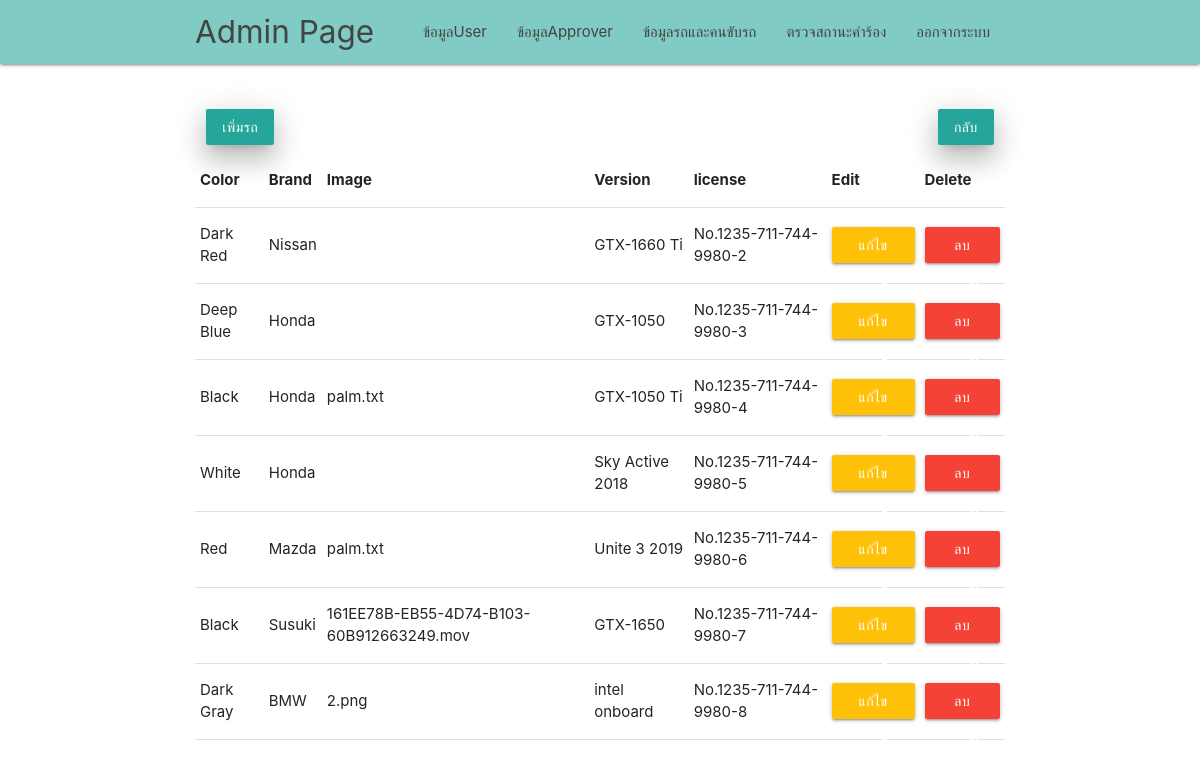
Page /admin/show_car.php (signed in) on the committed database.
### tables this page shows
CREATE TABLE `car` (
  `id` int(11) NOT NULL,
  `driver_id` int(11) DEFAULT NULL,
  `color` text NOT NULL,
  `brand` text NOT NULL,
  `image` text NOT NULL,
  `version` text NOT NULL,
  `license` text NOT NULL
);

### admin/show_car.php (the view, shortened to what this page needs)
<?php
require '../server/server.php';
$sql = "SELECT color,brand,image,version,license FROM car";
$result = mysqli_query($connect, $sql);
?>
<!DOCTYPE html>
<html lang="en">
<head>
    <link href="https://stackpath.bootstrapcdn.com/bootstrap/4.3.1/css/bootstrap.min.css" rel="stylesheet">
    <link href="../css/materialize.css" type="text/css" rel="stylesheet" media="screen,projection" />
    <link href="../css/style.css" type="text/css" rel="stylesheet" media="screen,projection" />
</head>
<body>
    <nav class="teal lighten-3" role="navigation">
        <div class="nav-wrapper container">
            <a id="logo-container" href="admin_page.php" class="brand-logo">Admin Page</a>
            <ul class="right hide-on-med-and-down">
                <li><a href="show_user.php">ข้อมูลUser</a></li>
                <li><a href="show_approver.php">ข้อมูลApprover</a></li>
                <li><a href="show_driver_car.php">ข้อมูลรถและคนขับรถ</a></li>
                <li><a href="request_form.php">ตรวจสถานะคำร้อง</a></li>
                <li><a href="../login.php">ออกจากระบบ</a></li>
            </ul>
        </div>
    </nav>
    <div class="container">
        <div class="row">
            <div class="col 6">
                <br><br>
                <div style="text-align:left">
                <a href="form_add_car.php" class="btn waves-effect waves-light teal lighten-1 z-depth-4">เพิ่มรถ</a>
                </div>
            </div>
            <div class="col 6">
                <br><br>
                <div style="text-align:right">
                    <a href="show_driver_car.php" class="btn waves-effect waves-light teal lighten-1 z-depth-4">กลับ</a>
                </div>
            </div>
            <br><br><br><br>
            <table class="responsive-table">
                <thead>
                    <tr>
                        <th>Color</th>
                        <th>Brand</th>
                        <th>Image</th>
                        <th>Version</th>
                        <th>license</th>
                        <th>Edit</th>
                        <th>Delete</th>
                    </tr>
                </thead>
                <tbody>
                    <?php while ($row = mysqli_fetch_array($result)) {  ?>
                        <tr>
                            <td><?php echo $row['color'] ?></td>
                            <td><?php echo $row['brand'] ?></td>
                            <td><?php echo $row['image'] ?></td>
                            <td><?php echo $row['version'] ?></td>
                            <td><?php echo $row['license'] ?></td>
                            <td>
                            <a href="form_edit_car.php?user=<?php echo base64_encode($row['license']) ?>&?!@#^!=<?php echo base64_encode("ASFEBHRWHRYNRaefgqwm98456") ?>">
                                    <button type="submit" class="btn amber darken-4-effect amber darken-4-light">แก้ไข
                                        <i class="material-icons right">border_color</i>
                                    </button>
                                </a>
                            </td>
                            <td>
                                <a>
                                    <button id="lob" type="submit" form="ee" class="btn red accent-4-effect red accent-4-light">ลบ
                                        <i class="material-icons right">close</i>
                                    </button>
                                </a>
                            </td>
                        </tr>
                    <?php } ?>
                </tbody>
            </table>
        </div>
    </div>
</body>
</html>

### css/style.css (style rules this page uses)
nav ul a, nav .brand-logo { color: #444; }

### rows in the picture
car: color "Dark Red", brand "Nissan", version "GTX-1660 Ti", license "No.1235-711-744-9980-2"
car: color "Deep Blue", brand "Honda", version "GTX-1050", license "No.1235-711-744-9980-3"
car: color "Black", brand "Honda", image "palm.txt", version "GTX-1050 Ti", license "No.1235-711-744-9980-4"
car: color "White", brand "Honda", version "Sky Active 2018", license "No.1235-711-744-9980-5"
car: color "Red", brand "Mazda", image "palm.txt", version "Unite 3 2019", license "No.1235-711-744-9980-6"
car: color "Black", brand "Susuki", image "161EE78B-EB55-4D74-B103-60B912663249.mov", version "GTX-1650", license "No.1235-711-744-9980-7"
car: color "Dark Gray", brand "BMW", image "2.png", version "intel onboard", license "No.1235-711-744-9980-8"
